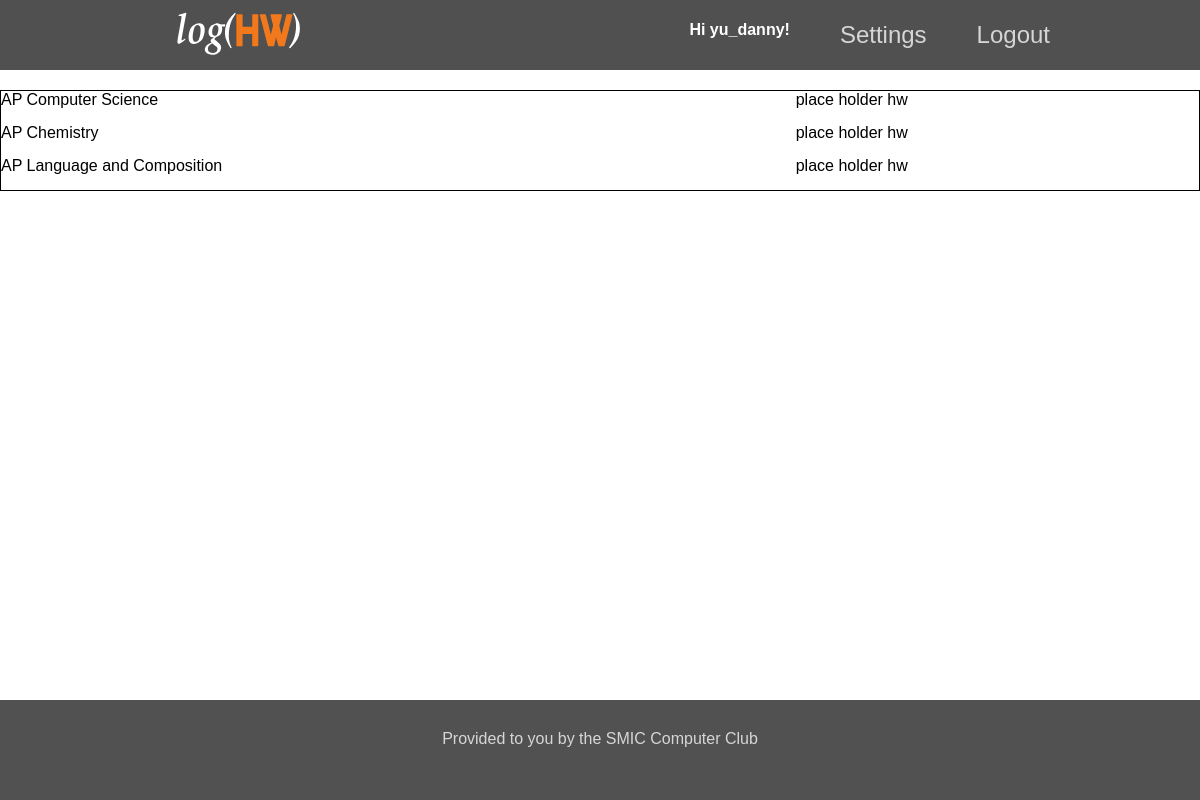
Screenshot of / (signed in) with the database file from the repository.
### log/models.py (models this page shows, shortened)
class Course(models.Model):
    course_name = models.CharField(max_length=50)
    period = models.IntegerField(default=1) #unused
    code = models.CharField(max_length=9, default="")
    students = models.ManyToManyField(User, related_name='courses_joined', blank=True)
    hw = models.TextField(max_length=500, blank=True)

### log/views.py (the view)
# urls.py: 2. Add a URL to urlpatterns:  url(r'^$', views.home, name='home')
def home(request):
    course_list = Course.objects.all()
    context = {
        'course_list':course_list,
    }
    return render(request,'log/index.html', context)

### log/templates/log/index.html (shortened to what this page needs)
{% extends 'base.html' %}
{% block content %}
  <div class="index-main">
    {% if user.is_authenticated %}
      {% if user.courses_joined.count > 0 %}
        <table class="hw-table">
          {% for course in user.courses_joined.all %}
            {% if course.course_name == "None" %}
            {% else %}
            <tr>
              <td> {{course.course_name}} </td>
              <td> {{course.hw}} </td>
            </tr>
            {% endif %}
          {% endfor %}
        </table>
      {% else %}
        <a href = "{% url 'configure' %}">Please select your classes first!</a>
      {% endif %}
    {% endif %}
  </div>
{% endblock content %}

### log/templates/base.html (shortened to what this page needs)
<!DOCTYPE html>
<html lang="en">
<head>
  {% load static %}
  <link rel="stylesheet" href="{% static 'log/style.css' %}" />
</head>
<body>
  <header>
    <div class='menu-container'>
      <a href="{% url 'home' %}">{% load static %}<img src= "{% static 'log/images/logo.svg' %}" class='header-logo'/></a>
      <ul class='menu'>
        {% if user.is_authenticated %}
          <li class='hi-message'><strong> Hi {{ user.username }}! </strong></li>
          <li><a href ="{% url 'configure' %}"> Settings </a></li>
          <li><a href="{% url 'logout' %}">Logout</a></li>
        {% else %}
          <li><a href="{% url 'signup' %}"> Sign up </a></li>
          <li><a href="{% url 'login' %}">Login</a></li>
        {% endif %}
      </ul>
    </div>
  </header>
  <div style='height:90px;'></div>
  <main>
    {% block content %}
    {% endblock %}
  </main>
  <footer>
    <p style="margin-top: 20px;"> Provided to you by the SMIC Computer Club </p>
  </footer>
</body>
</html>

### log/static/log/style.css (style rules this page uses)
* { margin: 0; padding: 0; box-sizing: border-box; }
html { position: relative; min-height: 100%; }
body { font-family: sans-serif; }
header { position: fixed; display: flex; justify-content: center; align-items: center; width: 100%; height: 70px; padding: 10px; background: rgb(204, 204, 204); background: rgba(50, 50, 50, 0.85); }
footer { display: flex; justify-content: center; width: 100%; height: 100px; padding: 10px; background: rgb(81,81,81); position: absolute; left: 0; bottom: 0; overflow:hidden; color: #d6d6d6 }
.hw-table { border-collapse: collapse; width: 100%; }
.hw-table, .hw-table > th, .hw-table > td { border: 1px solid black; }
.menu-container { display: flex; width: 900px; justify-content: space-between; align-items: center; }
.hi-message { color: #FFFFFF }
.header-logo { height: 50px; }
.menu { display: flex; justify-content: space-between; }
.menu>li { display: inline; margin-right: 50px; }
.menu>li:last-of-type { margin-right: 0; }
.menu> li > a:link, .menu> li > a:visited { color: #d6d6d6; text-decoration: none; font-size: 24px; }
.index-main { display: flex; flex-wrap: wrap; justify-content: center; align-items: flex-start; }
td { padding-bottom: 15px; }

### rows the page displays
Course: course_name "AP Computer Science", hw "place holder hw"
Course: course_name "AP Chemistry", hw "place holder hw"
Course: course_name "AP Language and Composition", hw "place holder hw"

### other values shown
{{ user.username }} "yu_danny"
